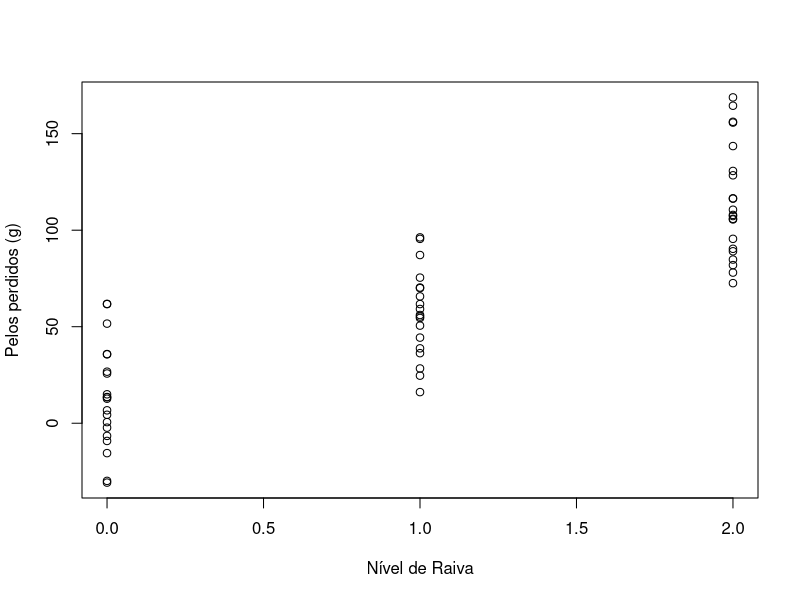
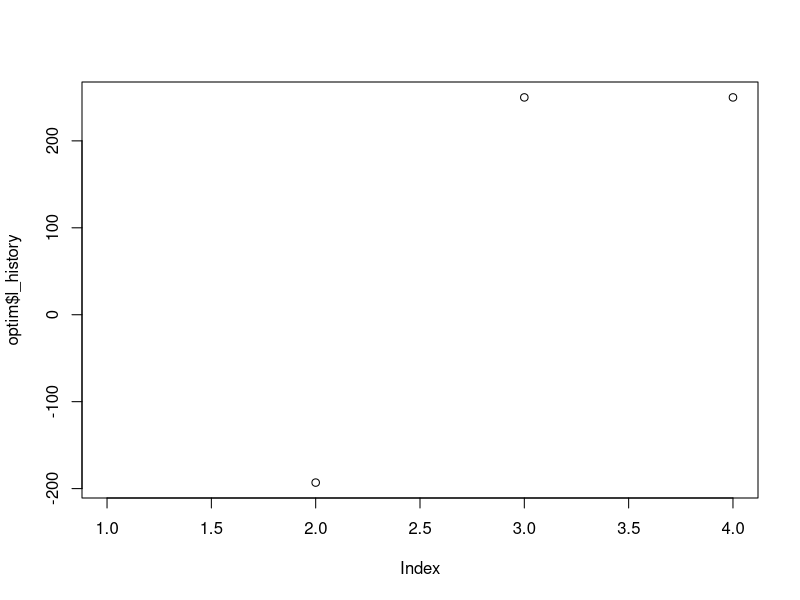
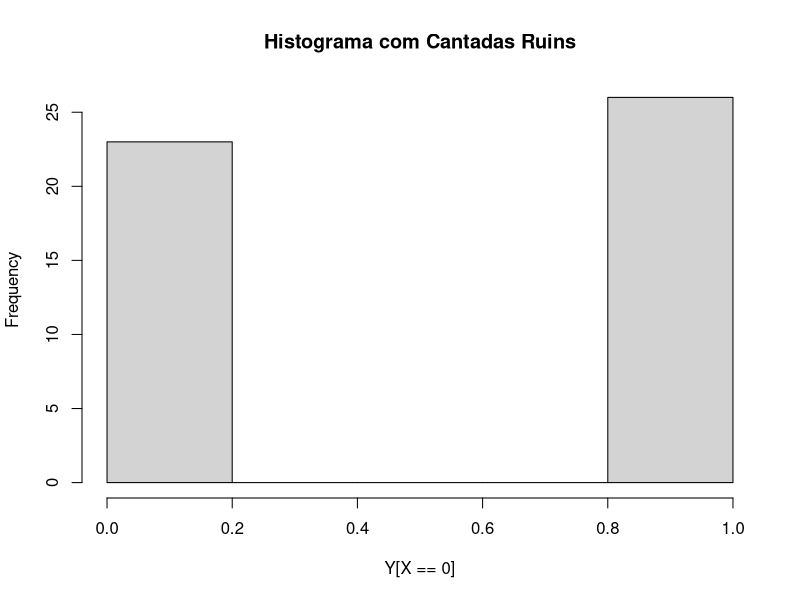
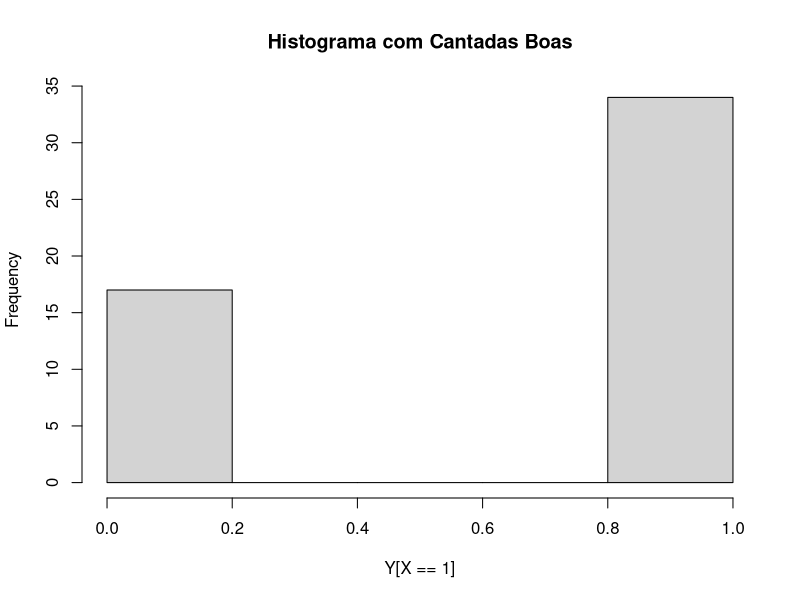
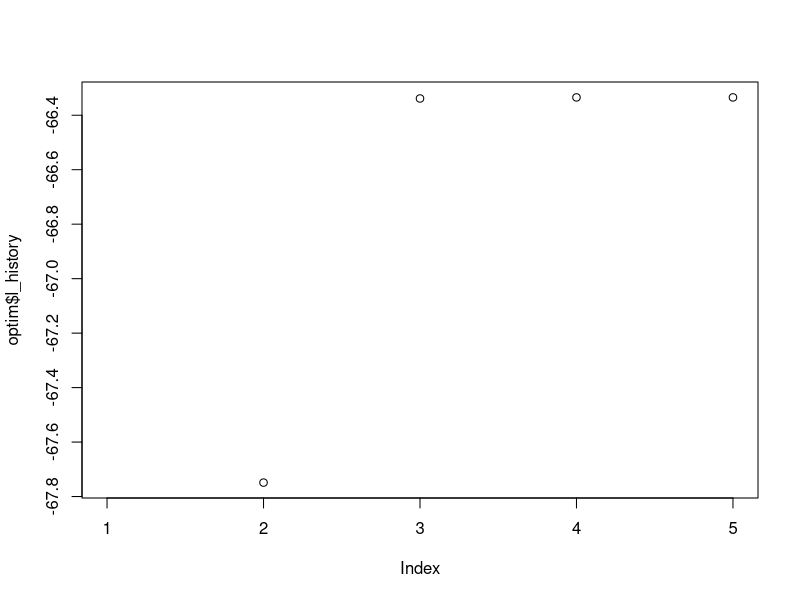
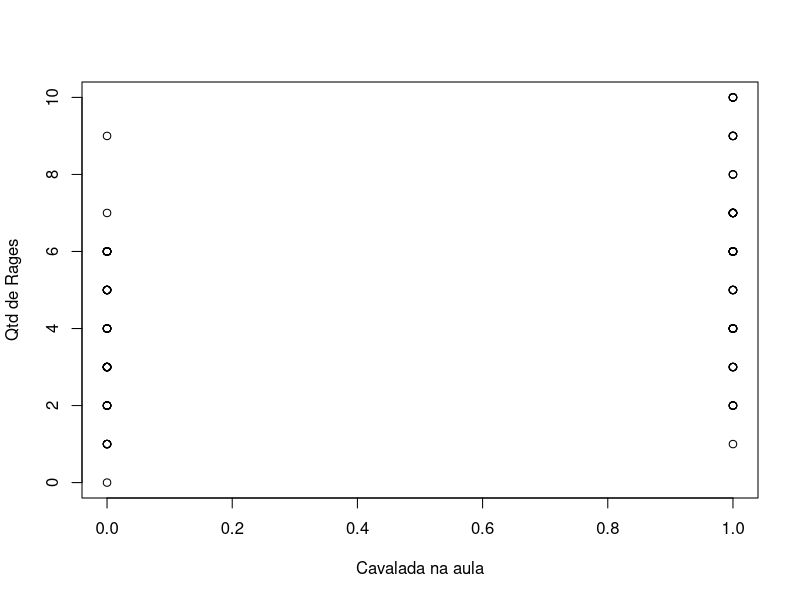
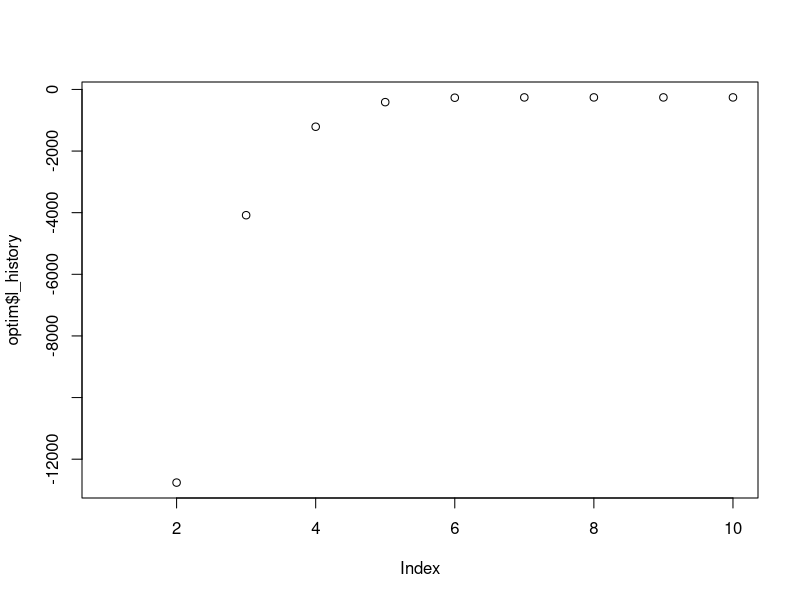

R code for these plots, in order:
# Código para praticar Modelos Lineares Generalizados
# Neste código espera-se:
#   - Simular dados de distribuições Normal, Poisson e Binomial que tenham 
#     modelos linear no parâmetro de interesse (média, taxa, proporção).
#   - Estimar os parâmetros que foram simulados
#   - Ilustrar o processo de otimização



# Funções auxiliares

# ----------------------------meuGLM--------------------------------------------
meuGLM <- function(Y, X, dist_name, link_func, tol = 1e-6, max_iter = 200){
  # meuGLM é uma função para estimar os coeficientes dos regressores de um 
  # modelo linear generalizado transversal.
  # regressor  = variável independente = preditor = etc.
  # Entradas
  #   Y: vetor Nx1 com as observações da variável dependente
  #   X: matriz Nxp, com os valores dos p regressores (não inclui a constante) 
  #   correspondentes de cada observação.
  #   dist_name: nome da distribuição assumida, pode ser "normal", "binomial"
  #   ou "poisson".
  #   link_func: nome da função de ligação utilazada. Pode ser "identity", "log",
  #   ou "logit".
  #   tol: tolerância de mudança na magnitude entre uma iteração e a anterior do
  #   vetor de betas para parar o algoritmo de otimização
  #   max_iter: máximo de iterações para a otimização
  #
  # Saídas
  #   beta: vetor (p+1)x1 com os pesos dos regressores b0, b1, ..., bp
  #   conv_err: tipo do erro. 0 - sem erro, 1 - máximo de iterações atingida,
  #   2 - outro tipo de erro.

  # Checar erros de entrada. Fazer depois.
  # Falta calcular a log-likelihood e registrar
  # Falta simular os dados
  
  # Constantes úteis
  N <- length(Y) #número de amostras
  if(is.matrix(X)==FALSE){
    p <- 1
  }else{
    p <- dim(X)[2] #número de regressores sem o b0  
  }
  conv_err <- 0 #sem erro de convergência no começo
  n_binomial <- 1
  if (dist_name=="binomial"){
    n_binomial <- length(unique(Y))-1 #se baseando no número de classes, mas 
                                      #acho que está errado
  }
  
  # Ajusta matriz de regressores adicionando os '1' do b0
  aux <- rep(1,N)
  X <- cbind(aux,X)
  
  # Calcula chute inicial dos betas.
  beta <- numeric(p+1)
  beta[1] <- mean(Y)

  # Faz processo iterativo para cálculo dos betas
  beta_history <- matrix(0, p+1, max_iter) #histórico de evolução dos betas
  beta_history[,1]<-beta 
  l_history <- numeric(max_iter)
  l_history[1] <- -Inf
  
  improv <- 1
  niter <- 1
  while((improv > tol) && (niter<max_iter)){ 
    # Enquanto houver melhoria expressiva no log-likelihood e não tiver atingido 
    # o máximo de iterações
    
    beta_prev <- beta_history[,niter]
    eta <- X%*%beta
    
    # Calculando componentes que dependem da escolha da função de ligação
    if (link_func=="identity"){
      mu <- eta # Parâmetro da distribuição
      d_mu <- rep(1,N) # Derivada do parâmetro
      
    }else if (link_func=="log"){
      mu <- exp(eta) # Parâmetro da distribuição
      d_mu <- exp(eta) # Derivada do parâmetro
      
    }else if (link_func=="logit"){
      mu <- 1/(1+exp(-eta)) # Parâmetro da distribuição
      d_mu <- exp(-eta)/((1+exp(-eta))^2) # Derivada do parâmetro
      
    }else{
      errorCondition("Link function not available")
    }
    mu <- c(mu) #garantindo que mu será um vetor
    d_mu <- c(d_mu) #idem para d_mu
    
    # Calculando componentes que dependem da esoclha de distribuição
    # Variância de Y_i
    if(dist_name=="normal"){
      var_y <- rep((1/N)*sum((Y-eta)^2),N) #variância estimada comparando as
                                           #observações à "reta" de regressão
        
    }else if(dist_name=="poisson"){
      var_y <- mu #média e variância são iguais na Poisson
      
    }else if(dist_name=="binomial"){
      var_y<-n_binomial*mu*(1-mu)
      
    }else{
      errorCondition("Distribution not available")
    }
    var_y <- c(var_y) #garantindo que var_y será um vetor
    
    # Calculando o vetor de escore, U, e a matriz de informação,  J
    U<-0*numeric(p+1)
    for (j in 1:(p+1)){
      U[j]<-0
      for(i in 1:N){
        U[j]<-U[j] + X[i,j]*d_mu[i]*(Y[i]-mu[i])/var_y[i]
      }
    }
    
    # Matriz auxiliar W para criar a matriz de informação J
    W <- diag((1/var_y)*(d_mu^2))
    
    # Matriz de informação J
    J <- t(X)%*%W%*%X
    
    # Atualizando o vetor de parâmetros beta
    beta <- beta_prev + solve(J,U)
    
    # Atualizando iterador e registros
    niter <- niter+1
    beta_history[,niter]<-beta
    
    # Calculando log-likelihood
    sum_loglike <- 0
    for(i in 1:N){
      
      if(dist_name=="normal"){
        l <- Y[i]*(mu[i]/var_y[i]) + 
             (-mu[i]/(2*var_y[i]) -0.5*log(2*pi*var_y[i])) +  
             -Y[i]/(2*var_y[i])
        
      }else if(dist_name=="poisson"){
        l <- Y[i]*log(mu[i]) +
             -mu[i] +
             -log(factorial(Y[i]))
        
      }else if(dist_name=="binomial"){
        l <- Y[i]*log(mu[i]/(1-mu[i])) + 
             n_binomial*log(1-mu[i]) +
             log(choose(n_binomial,Y[i]))
        
      }else{
        errorCondition("Distribution not available")
      }
      
      sum_loglike <- sum_loglike + l
    }
    l_history[niter]<-sum_loglike
    
    improv <- abs(sum_loglike - l_history[niter-1])
  }
  
  if (niter>=max_iter){
    conv_err <- 1
  }
  
  AIC <- 2*(p+1) -2*sum_loglike
  l_history <- l_history[1:niter]
  beta_history <- beta_history[,1:niter]
  optim_data<-list(l_history = l_history, beta_history = beta_history)
  
  # Calculando intervalos de confiança 95% para os betas
  beta_confint <- matrix(NA,nrow = p+1,ncol = 2) #cada linha é um parâmetro
  err_pad <- sqrt(diag(solve(J))) #vetor com os erros-padrão de cada beta
  beta_confint[,1] <- beta - 1.96*err_pad
  beta_confint[,2] <- beta + 1.96*err_pad
  
  return(list(beta = beta, 
              beta_confint = beta_confint,
              AIC = AIC,
              conv_err = conv_err, optim_data = optim_data))
}



# ----------------------------geraDados-----------------------------------------
geraDados <- function(N, beta, X, dist_name, s2){
  # Função geraDados cria dados simulados de distribuições normal, binomial e 
  # poisson a partir do modelo linear dado pelos coeficientes em beta e das
  # entradas/Variáveis independentes X.
  #
  # Entradas
  #   N: número de observações para gerar
  #   beta: vetor (p+1)x1 com os pesos b0, b1, ..., bp
  #   X: matriz Nxp com os regressores de cada observação. Não possui a coluna de 
  #   '1's do beta0.
  #   dist_name: o nome da distribuição para usar, pode ser "normal", "poisson",
  #              ou "binomial"
  #   s2: parâmetro auxiliar da distribuição. É a variância no caso da normal e
  #       o número de jogadas n no caso da binomial
  
  # Ajusta matriz de regressores adicionando os '1' do b0
  aux <- rep(1,N)
  X <- cbind(aux,X)
  
  Y <- numeric(N) #inicializa vetor de observações
  eta = X%*%beta #variavel auxiliar para as predições
  
  if (dist_name=="normal"){
    mu = eta
    for (i in 1:N){
      Y[i]<-rnorm(1,mu[i],s2)
    }
  } else if (dist_name=="poisson"){
    mu = exp(eta)
    for (i in 1:N){
      Y[i]<-rpois(1,mu[i])
    }
    
  } else if (dist_name=="binomial"){
    mu <- 1/(1+exp(-eta))
    for (i in 1:N){
      Y[i]<-rbinom(1,s2,mu[i])
    }
    
  } else{
    errorCondition("Distribution not available")
  }
  
  return(Y)
}




#========================= Script principal=====================================
# Exemplo 1) Qtd de pelos soltos vs nível de raiva do gato
N <- 60 # 60 dias de observação
X<-sample(0:2, N, replace = TRUE) #3 níveis de raiva
beta<-c(10,50) #perde em média 100 gramas e aumenta em 50 por nível de raiva

dist_name <- "normal"
link_func <- "identity"
Y <- geraDados(N,beta,X,"normal",s2 = 5^2)
plot(X,Y, xlab = "Nível de Raiva", ylab = "Pelos perdidos (g)")

result <- meuGLM(Y,X,dist_name,link_func)
result$beta
result$beta_confint
result$AIC
optim <- result$optim_data
plot(optim$l_history)


# Exemplo 2) Chance de sucesso de Jonatan pegar uma cocotinha na festa, a 
# depender se a cantada foi ruim ou boa
N <- 100 # 100 tentativas de observação
X<-sample(0:1, N, replace = TRUE) #0- cantada ruim, 1 - cantada boa
beta<-c(0,log(2)) #cantadas boas dobram as chances. Chance base é 1:1

dist_name <- "binomial"
link_func <- "logit"
Y <- geraDados(N,beta,X,"binomial",s2 = 1)
hist(Y[X==0],main = "Histograma com Cantadas Ruins")
hist(Y[X==1],main = "Histograma com Cantadas Boas")

result <- meuGLM(Y,X,dist_name,link_func)
exp(result$beta)
exp(result$beta_confint)
result$AIC
optim <- result$optim_data
plot(optim$l_history)



# Exemplo 3) Média de pistoladas/rages que o professor Altay dá em aula. Variável
# independente é ele errar algo ou perceber letra feia durante a aula
N <- 120 # 120 aulas (2 anos) observados
X<-sample(0:1, N, replace = TRUE) #0- sem cavalada, 1 - com cavalada
beta<-c(log(4),log(1.5)) #Em média 4 rages por aula, e aumenta em 1.5 com cavaladas

dist_name <- "poisson"
link_func <- "log"
Y <- geraDados(N,beta,X,dist_name,s2 = 1)
plot(X,Y, xlab = "Cavalada na aula", ylab = "Qtd de Rages")

result <- meuGLM(Y,X,dist_name,link_func)
exp(result$beta)
exp(result$beta_confint)
result$AIC
optim <- result$optim_data
plot(optim$l_history)